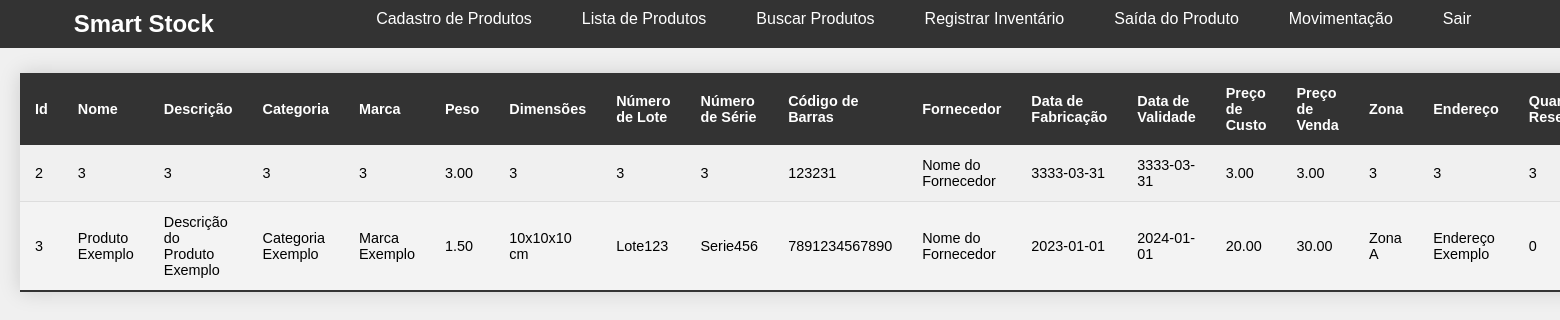
/view/listaProduto.php (signed in), run on the app's committed database.
### tables this page shows
CREATE TABLE `produto` (
  `produto_id` int NOT NULL,
  `nome` varchar(255) NOT NULL,
  `descricao` text,
  `categoria` varchar(100) DEFAULT NULL,
  `marca` varchar(100) DEFAULT NULL,
  `peso` decimal(10,2) DEFAULT NULL,
  `dimensoes` varchar(100) DEFAULT NULL,
  `numero_lote` varchar(50) DEFAULT NULL,
  `numero_serie` varchar(50) DEFAULT NULL,
  `codigo_barras` varchar(50) DEFAULT NULL,
  `fornecedor_id` int DEFAULT NULL,
  `data_fabricacao` date DEFAULT NULL,
  `data_validade` date DEFAULT NULL,
  `preco_custo` decimal(10,2) DEFAULT NULL,
  `preco_venda` decimal(10,2) DEFAULT NULL,
  `zona` varchar(100) DEFAULT NULL,
  `endereco` varchar(255) DEFAULT NULL,
  `quantidade_reservada` int DEFAULT '0',
  `status_produto` varchar(50) DEFAULT 'Disponível'
);

CREATE TABLE `fornecedor` (
  `fornecedor_id` int NOT NULL,
  `nome` varchar(255) NOT NULL,
  `telefone` varchar(20) DEFAULT NULL,
  `email` varchar(255) DEFAULT NULL,
  `cnpj` varchar(20) DEFAULT NULL,
  `rua` varchar(255) DEFAULT NULL,
  `numero` varchar(10) DEFAULT NULL,
  `complemento` varchar(50) DEFAULT NULL,
  `bairro` varchar(100) DEFAULT NULL,
  `cidade` varchar(100) DEFAULT NULL,
  `estado` varchar(50) DEFAULT NULL,
  `cep` varchar(10) DEFAULT NULL
);

### dao/ProdutoDao.php (called while the page is built, shortened)
<?php
class ProdutoDAO
{
    public static function listarProduto()
    {
        try {
            $conexao = Conexao::conectar();
            $query = "SELECT p.*, f.nome AS fornecedor_nome
                      FROM produto p
                      LEFT JOIN fornecedor f ON p.fornecedor_id = f.fornecedor_id";
            $stmt = $conexao->prepare($query);
            $stmt->execute();
            return $stmt->fetchAll(PDO::FETCH_ASSOC);
        } catch (PDOException $e) {
            throw new Exception('Erro ao listar produtos: ' . $e->getMessage());
        }
    }
}

### view/listaProduto.php (the view, shortened to what this page needs)
<!DOCTYPE html>
<html lang="pt-br">
<head>
    <link rel="stylesheet" href="../css/produto/listaProduto.css">
    <link rel="stylesheet" href="../css/header.css">
    <link rel="stylesheet" href="../css/index.css">
</head>
<body>
<header id="header">
        <nav id="navbar">
            <h1 id="system-name">Smart Stock</h1>
            <ul id="nav">
                <li class="nav-item"><a href="cadastroProduto.php">Cadastro de Produtos</a></li>
                <li class="nav-item"><a href="listaProduto.php">Lista de Produtos</a></li>
                <li class="nav-item"><a href="buscarProduto.php">Buscar Produtos</a></li>
                <li class="nav-item"><a href="registrarInventario.php">Registrar Inventário</a></li>
                <li class="nav-item"><a href="registrarSaidaProduto.php">Saída do Produto</a></li>
                <li class="nav-item"><a href="movimentacao.php">Movimentação</a></li>
                <li class="nav-item"><a href="../index.php">Sair</a></li>
            </ul>
        </nav>
    </header>
    <?php
    try {
        $listaProdutos = ProdutoDao::listarProduto();
    } catch (Exception $e) {
        echo 'Erro ao listar produtos: ' . $e->getMessage();
    }
    ?>
    <main id="main">
        <div class="table-container">
            <table class="styled-table">
                <thead>
                    <tr>
                        <th>Id</th>
                        <th>Nome</th>
                        <th>Descrição</th>
                        <th>Categoria</th>
                        <th>Marca</th>
                        <th>Peso</th>
                        <th>Dimensões</th>
                        <th>Número de Lote</th>
                        <th>Número de Série</th>
                        <th>Código de Barras</th>
                        <th>Fornecedor</th>
                        <th>Data de Fabricação</th>
                        <th>Data de Validade</th>
                        <th>Preço de Custo</th>
                        <th>Preço de Venda</th>
                        <th>Zona</th>
                        <th>Endereço</th>
                        <th>Quantidade Reservada</th>
                    </tr>
                </thead>
                <tbody>
                    <?php if (!empty($listaProdutos)): ?>
                        <?php foreach ($listaProdutos as $produto): ?>
                            <tr>
                                <td><?php echo htmlspecialchars($produto['produto_id']); ?></td>
                                <td><?php echo htmlspecialchars($produto['nome']); ?></td>
                                <td><?php echo htmlspecialchars($produto['descricao']); ?></td>
                                <td><?php echo htmlspecialchars($produto['categoria']); ?></td>
                                <td><?php echo htmlspecialchars($produto['marca']); ?></td>
                                <td><?php echo htmlspecialchars($produto['peso']); ?></td>
                                <td><?php echo htmlspecialchars($produto['dimensoes']); ?></td>
                                <td><?php echo htmlspecialchars($produto['numero_lote']); ?></td>
                                <td><?php echo htmlspecialchars($produto['numero_serie']); ?></td>
                                <td><?php echo htmlspecialchars($produto['codigo_barras']); ?></td>
                                <td><?php echo htmlspecialchars($produto['fornecedor_nome']); ?></td>
                                <td><?php echo htmlspecialchars($produto['data_fabricacao']); ?></td>
                                <td><?php echo htmlspecialchars($produto['data_validade']); ?></td>
                                <td><?php echo htmlspecialchars($produto['preco_custo']); ?></td>
                                <td><?php echo htmlspecialchars($produto['preco_venda']); ?></td>
                                <td><?php echo htmlspecialchars($produto['zona']); ?></td>
                                <td><?php echo htmlspecialchars($produto['endereco']); ?></td>
                                <td><?php echo htmlspecialchars($produto['quantidade_reservada']); ?></td>
                            </tr>
                        <?php endforeach; ?>
                    <?php else: ?>
                        <tr>
                            <td colspan="18">Nenhum produto encontrado.</td>
                        </tr>
                    <?php endif; ?>
                </tbody>
            </table>
        </div>
    </main>
</body>
</html>

### css/produto/listaProduto.css (style rules this page uses)
* { box-sizing: border-box; margin: 0; padding: 0; }
body { font-family: Arial, sans-serif; background-color: #f0f0f0; }
.table-container { margin: 20px; }
.styled-table { width: 100%; border-collapse: collapse; margin: 25px 0; font-size: 0.9em; font-family: sans-serif; box-shadow: 0 0 20px rgba(0, 0, 0, 0.15); }
.styled-table thead tr { background-color: #333; color: white; text-align: left; }
.styled-table th, .styled-table td { padding: 12px 15px; }
.styled-table tbody tr { border-bottom: 1px solid #dddddd; }
.styled-table tbody tr:nth-of-type(even) { background-color: #f3f3f3; }
.styled-table tbody tr:last-of-type { border-bottom: 2px solid #333; }

### css/header.css (style rules this page uses)
#header { background-color: #333; color: white; padding: 10px 0; }
#navbar { display: flex; justify-content: space-around; }
#nav { list-style-type: none; display: flex; gap: 20px; }
.nav-item a { color: white; text-decoration: none; padding: 10px 15px; border-radius: 4px; transition: background-color 0.3s; }

### css/index.css (style rules this page uses)
* { box-sizing: border-box; margin: 0; padding: 0; }
body { font-family: Verdana, Geneva, Tahoma, sans-serif; background-color: #f0f0f0; }

### data on the page
produto: produto_id "2", nome "3", descricao "3", categoria "3", marca "3", peso "3.00", dimensoes "3", numero_lote "3", numero_serie "3", codigo_barras "123231", fornecedor.nome "Nome do Fornecedor", data_fabricacao "3333-03-31", data_validade "3333-03-31", preco_custo "3.00", preco_venda "3.00", zona "3", endereco "3", quantidade_reservada "3"
produto: produto_id "3", nome "Produto Exemplo", descricao "Descrição do Produto Exemplo", categoria "Categoria Exemplo", marca "Marca Exemplo", peso "1.50", dimensoes "10x10x10 cm", numero_lote "Lote123", numero_serie "Serie456", codigo_barras "7891234567890", fornecedor.nome "Nome do Fornecedor", data_fabricacao "2023-01-01", data_validade "2024-01-01", preco_custo "20.00", preco_venda "30.00", zona "Zona A", endereco "Endereço Exemplo", quantidade_reservada "0"
